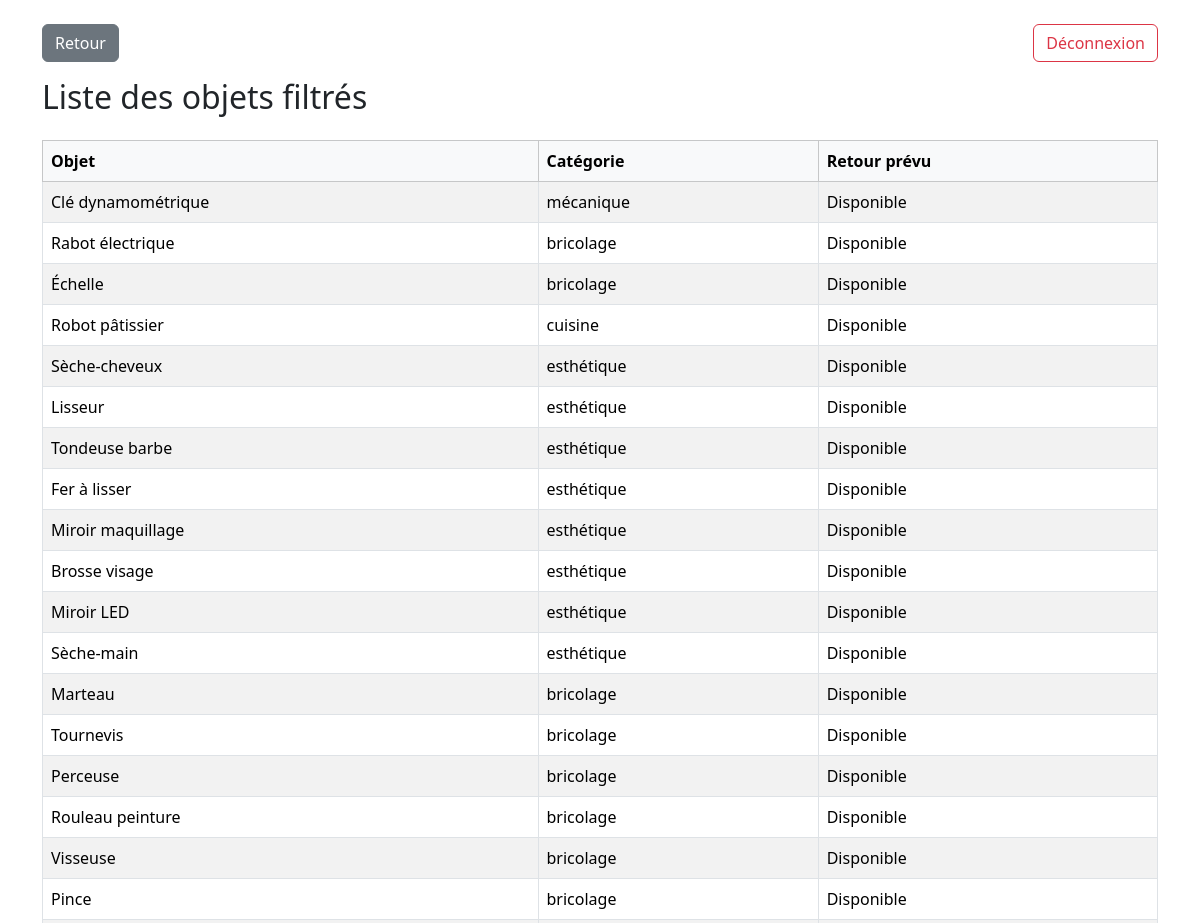
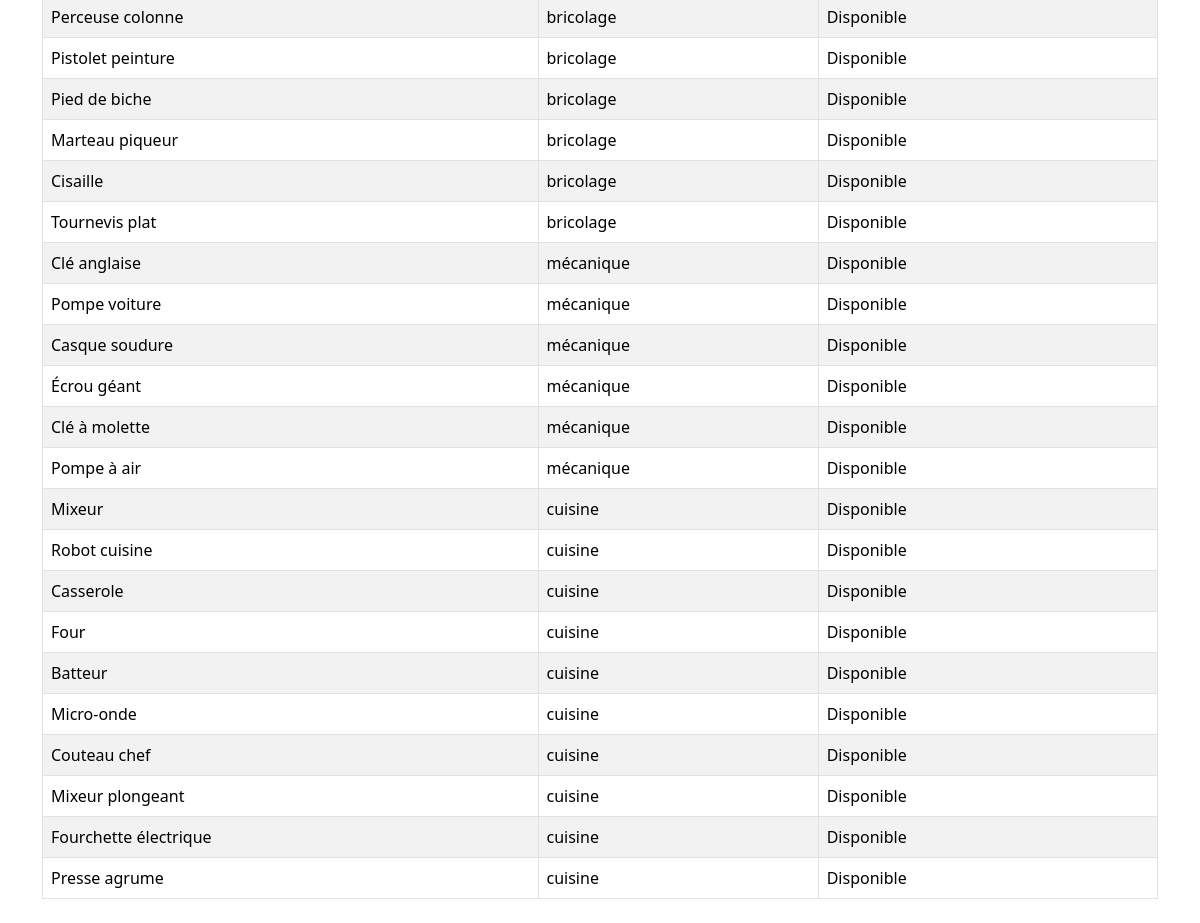
The page /page/accueil_filtre.php on the database as committed earlier (2 pictures, top to bottom).
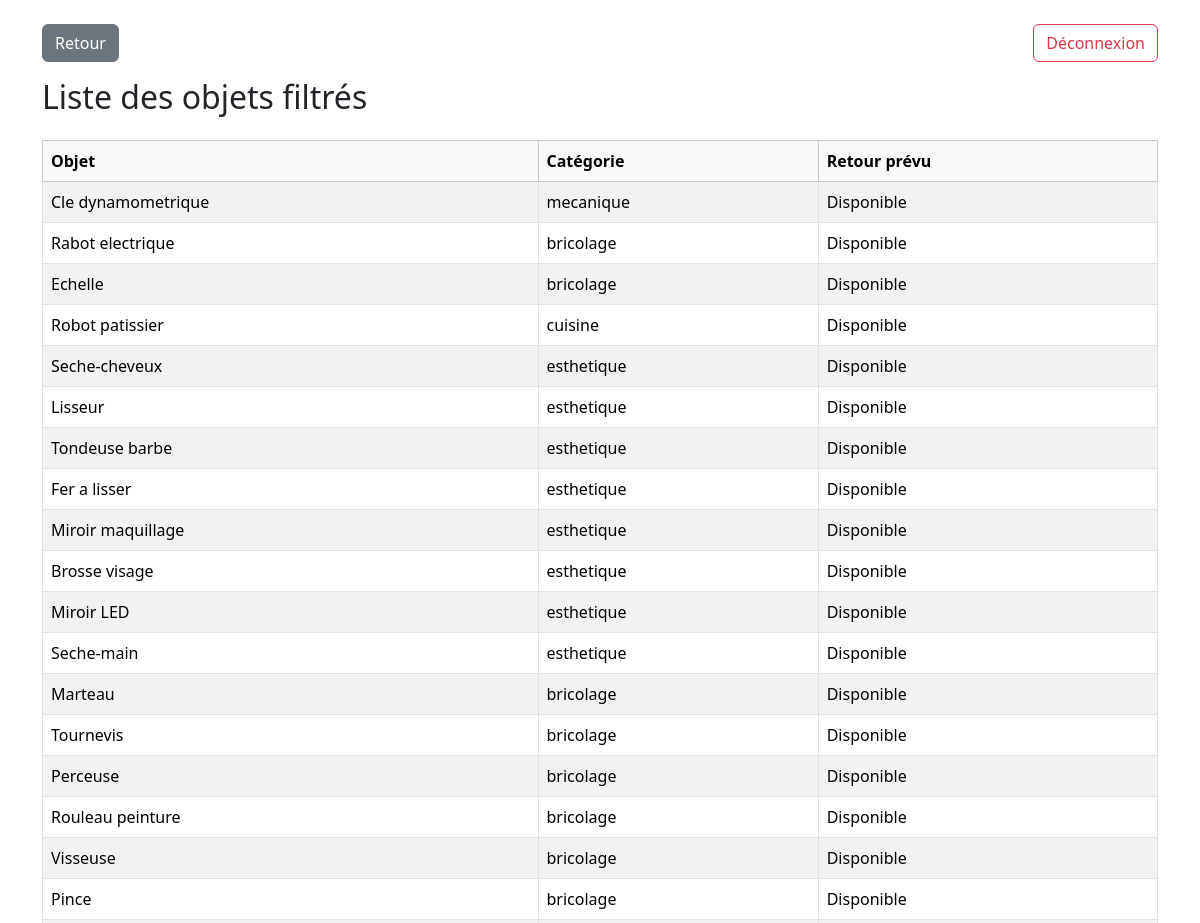
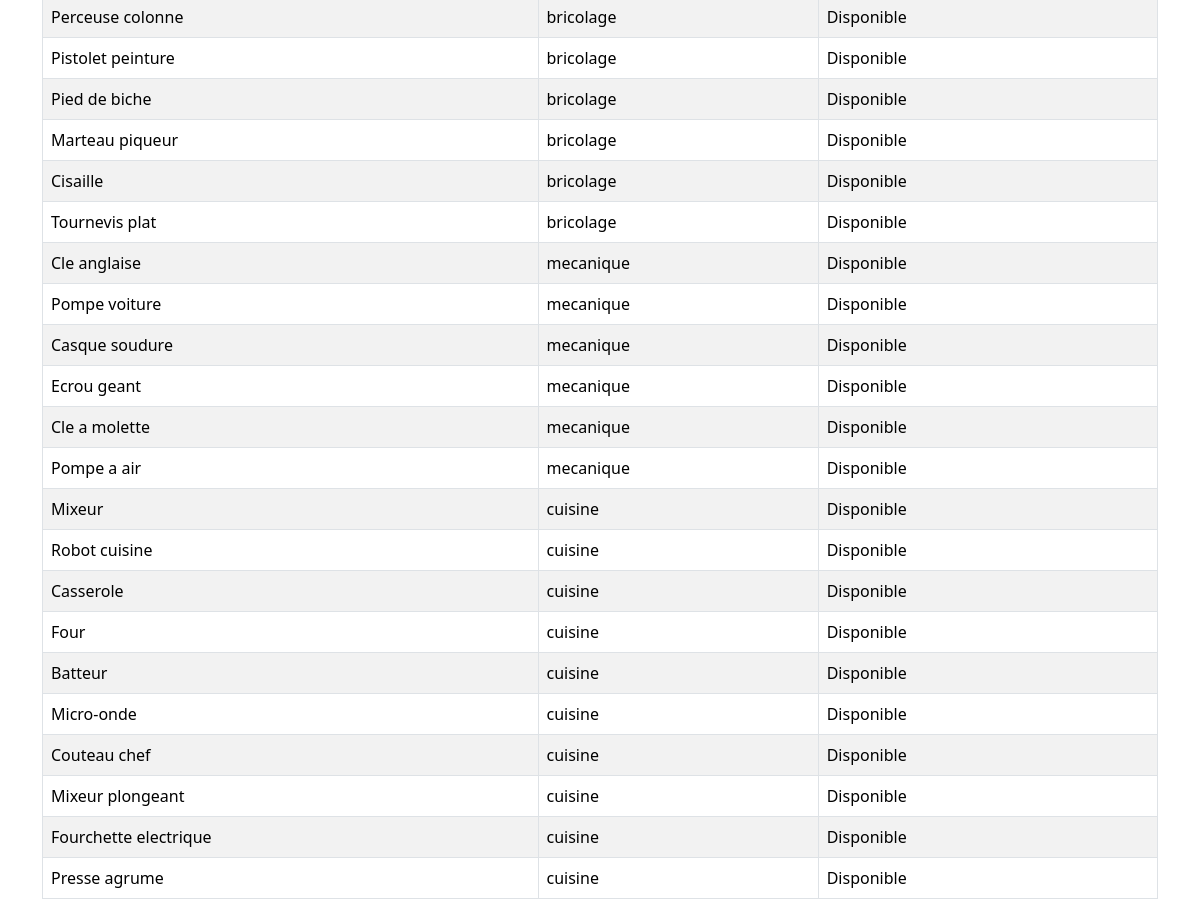
The same page on the database as committed later (2 pictures, top to bottom).
### tables this page shows
CREATE TABLE objet (
    id_objet INT PRIMARY KEY auto_increment,
    nom_objet VARCHAR(100),
    id_categorie INT,
    id_membre INT
);

CREATE TABLE categorie_objet (
    id_categorie INT PRIMARY KEY auto_increment,
    nom_categorie VARCHAR(100)
);

### inc/function.php (called while the page is built, shortened)
<?php
function bdconnect()
{
    $bdd = mysqli_connect('localhost', 'ETU004356', 'UTQVmBxb', 'db_s2_ETU004356');
    return $bdd;
}
function filtre_objet_par_categorie($where)
{
    $query = "SELECT o.nom_objet, c.nom_categorie, e.date_retour
              FROM objet o
              JOIN categorie_objet c ON o.id_categorie = c.id_categorie
              LEFT JOIN emprunt e ON o.id_objet = e.id_objet AND e.date_retour IS NULL
              $where";
    return mysqli_query(bdconnect(), $query);
}
?>

### page/accueil_filtre.php (the view, shortened to what this page needs)
<?php
include("../inc/function.php");
$where = "";
$result = filtre_objet_par_categorie($where);
?>
<!DOCTYPE html>
<html lang="fr">
<head>
    <link href="../assets/css/css/bootstrap.min.css" rel="stylesheet" />
</head>
<body>
    <div class="container my-4">
        <div class=" d-flex justify-content-between align-items-center mb-3">
            <a href="accueil.php" class="btn btn-secondary me-2">Retour</a>
            <a href="../inc/deconnexion.php" class="btn btn-outline-danger">Déconnexion</a>
        </div>
        <h2 class="mb-4">Liste des objets filtrés</h2>
        <table class="table table-bordered table-striped">
            <thead class="table-light">
                <tr>
                    <th>Objet</th>
                    <th>Catégorie</th>
                    <th>Retour prévu</th>
                </tr>
            </thead>
            <tbody>
                <?php if ($result && mysqli_num_rows($result) > 0): ?>
                    <?php while ($row = mysqli_fetch_assoc($result)) { ?>
                        <tr>
                            <td><?= htmlspecialchars($row['nom_objet']) ?></td>
                            <td><?= htmlspecialchars($row['nom_categorie']) ?></td>
                            <td><?= !empty($row['date_retour']) ? htmlspecialchars($row['date_retour']) : 'Disponible' ?></td>
                        </tr>
                    <?php } ?>
                <?php else: ?>
                    <tr>
                        <td colspan="3" class="text-center">Aucun objet trouvé</td>
                    </tr>
                <?php endif; ?>
            </tbody>
        </table>
    </div>
</body>
</html>

Rows that differ between the two databases and show on the page:
changed objet: nom_objet "Clé dynamométrique" → "Cle dynamometrique"; id_categorie.nom_categorie "mécanique" → "mecanique"
changed objet: nom_objet "Rabot électrique" → "Rabot electrique"
changed objet: nom_objet "Échelle" → "Echelle"
changed objet: nom_objet "Robot pâtissier" → "Robot patissier"
changed objet: nom_objet "Sèche-cheveux" → "Seche-cheveux"; id_categorie.nom_categorie "esthétique" → "esthetique"
changed through a linked row, objet "Lisseur": id_categorie.nom_categorie "esthétique" → "esthetique"
changed through a linked row, objet "Tondeuse barbe": id_categorie.nom_categorie "esthétique" → "esthetique"
changed objet: nom_objet "Fer à lisser" → "Fer a lisser"; id_categorie.nom_categorie "esthétique" → "esthetique"
changed through a linked row, objet "Miroir maquillage": id_categorie.nom_categorie "esthétique" → "esthetique"
changed through a linked row, objet "Brosse visage": id_categorie.nom_categorie "esthétique" → "esthetique"
changed through a linked row, objet "Miroir LED": id_categorie.nom_categorie "esthétique" → "esthetique"
changed objet: nom_objet "Sèche-main" → "Seche-main"; id_categorie.nom_categorie "esthétique" → "esthetique"
changed objet: nom_objet "Clé anglaise" → "Cle anglaise"; id_categorie.nom_categorie "mécanique" → "mecanique"
changed through a linked row, objet "Pompe voiture": id_categorie.nom_categorie "mécanique" → "mecanique"
changed through a linked row, objet "Casque soudure": id_categorie.nom_categorie "mécanique" → "mecanique"
changed objet: nom_objet "Écrou géant" → "Ecrou geant"; id_categorie.nom_categorie "mécanique" → "mecanique"
changed objet: nom_objet "Clé à molette" → "Cle a molette"; id_categorie.nom_categorie "mécanique" → "mecanique"
changed objet: nom_objet "Pompe à air" → "Pompe a air"; id_categorie.nom_categorie "mécanique" → "mecanique"
changed objet: nom_objet "Fourchette électrique" → "Fourchette electrique"
